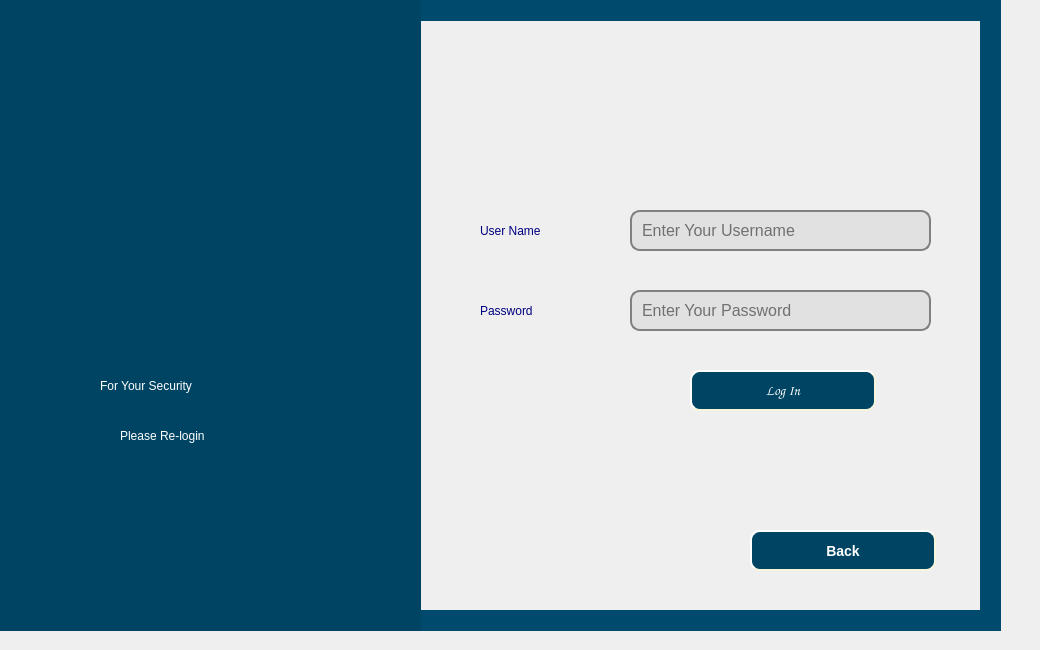
   <widget class="QWidget" name="transfer_money_relogin_page">
    <widget class="QLabel" name="label_159">
     <property name="geometry">
      <rect>
       <x>-40</x>
       <y>0</y>
       <width>1031</width>
       <height>21</height>
      </rect>
     </property>
     <property name="styleSheet">
      <string notr="true">background-color: rgb(0, 74, 109);</string>
     </property>
     <property name="text">
      <string/>
     </property>
    </widget>
    <widget class="QLabel" name="label_160">
     <property name="geometry">
      <rect>
       <x>-40</x>
       <y>610</y>
       <width>1031</width>
       <height>21</height>
      </rect>
     </property>
     <property name="styleSheet">
      <string notr="true">background-color: rgb(0, 74, 109);</string>
     </property>
     <property name="text">
      <string/>
     </property>
    </widget>
    <widget class="QLabel" name="label_161">
     <property name="geometry">
      <rect>
       <x>980</x>
       <y>-10</y>
       <width>21</width>
       <height>641</height>
      </rect>
     </property>
     <property name="styleSheet">
      <string notr="true">background-color: rgb(0, 74, 109);</string>
     </property>
     <property name="text">
      <string/>
     </property>
    </widget>
    <widget class="QLabel" name="label_179">
     <property name="geometry">
      <rect>
       <x>0</x>
       <y>-10</y>
       <width>421</width>
       <height>641</height>
      </rect>
     </property>
     <property name="styleSheet">
      <string notr="true">background-color: rgb(0, 68, 99);</string>
     </property>
     <property name="text">
      <string/>
     </property>
    </widget>
    <widget class="QLineEdit" name="transfer_username_input_security">
     <property name="geometry">
      <rect>
       <x>630</x>
       <y>210</y>
       <width>301</width>
       <height>41</height>
      </rect>
     </property>
     <property name="styleSheet">
      <string notr="true">QLineEdit{ 
                                        background-color:rgb(225, 225, 225);
                                        border: 2px solid gray;
                                        border-radius: 10px;
                                        padding: 0 8px;
                                        font-size: 16px;}</string>
     </property>
     <property name="placeholderText">
      <string>Enter Your Username</string>
     </property>
    </widget>
    <widget class="QLineEdit" name="transfer_password_input_security">
     <property name="geometry">
      <rect>
       <x>630</x>
       <y>290</y>
       <width>301</width>
       <height>41</height>
      </rect>
     </property>
     <property name="styleSheet">
      <string notr="true">QLineEdit{ 
                                        background-color:rgb(225, 225, 225);
                                        border: 2px solid gray;
                                        border-radius: 10px;
                                        padding: 0 8px;
                                        font-size: 16px;}</string>
     </property>
     <property name="echoMode">
      <enum>QLineEdit::Password</enum>
     </property>
     <property name="placeholderText">
      <string>Enter Your Password</string>
     </property>
    </widget>
    <widget class="QLabel" name="user_name_label_7">
     <property name="geometry">
      <rect>
       <x>480</x>
       <y>210</y>
       <width>131</width>
       <height>41</height>
      </rect>
     </property>
     <property name="styleSheet">
      <string notr="true">font: 75 14pt &quot;Times New Roman&quot;;
color: rgb(0, 0, 127);</string>
     </property>
     <property name="text">
      <string>User Name</string>
     </property>
    </widget>
    <widget class="QLabel" name="user_name_label_8">
     <property name="geometry">
      <rect>
       <x>480</x>
       <y>290</y>
       <width>131</width>
       <height>41</height>
      </rect>
     </property>
     <property name="styleSheet">
      <string notr="true">font: 75 14pt &quot;Times New Roman&quot;;
color: rgb(0, 0, 127);</string>
     </property>
     <property name="text">
      <string>Password</string>
     </property>
    </widget>
    <widget class="QLabel" name="label_180">
     <property name="geometry">
      <rect>
       <x>100</x>
       <y>360</y>
       <width>251</width>
       <height>51</height>
      </rect>
     </property>
     <property name="styleSheet">
      <string notr="true">font: 75 16pt &quot;Comic Sans MS&quot;;
background-color: rgb(0, 68, 99);
color: rgb(255, 255, 255);</string>
     </property>
     <property name="text">
      <string>For Your Security</string>
     </property>
    </widget>
    <widget class="QLabel" name="label_181">
     <property name="geometry">
      <rect>
       <x>120</x>
       <y>410</y>
       <width>191</width>
       <height>51</height>
      </rect>
     </property>
     <property name="styleSheet">
      <string notr="true">font: 75 16pt &quot;Comic Sans MS&quot;;
background-color: rgb(0, 68, 99);
color: rgb(255, 255, 255);</string>
     </property>
     <property name="text">
      <string>Please Re-login</string>
     </property>
    </widget>
    <widget class="QPushButton" name="login_transfer_security_button">
     <property name="geometry">
      <rect>
       <x>690</x>
       <y>370</y>
       <width>186</width>
       <height>41</height>
      </rect>
     </property>
     <property name="font">
      <font>
       <family>Comic Sans MS</family>
       <pointsize>-1</pointsize>
       <weight>75</weight>
       <italic>false</italic>
       <bold>true</bold>
      </font>
     </property>
     <property name="styleSheet">
      <string notr="true">QPushButton {
      background-color: rgb(0,68,99);
      color:white;
      border-style: outset;
      border-width: 2px;
      border-radius: 10px;
      border-color: beige;
      font: bold 14px;
      min-width: 10em;
      padding: 6px;
  }
QPushButton:pressed {
    background-color: green;
}</string>
     </property>
     <property name="text">
      <string>Log In</string>
     </property>
    </widget>
    <widget class="QPushButton" name="backT_Relogin_to_cheakB_button">
     <property name="geometry">
      <rect>
       <x>750</x>
       <y>530</y>
       <width>186</width>
       <height>41</height>
      </rect>
     </property>
     <property name="styleSheet">
      <string notr="true">QPushButton {
      background-color: rgb(0,68,99);
      color:white;
      border-style: outset;
      border-width: 2px;
      border-radius: 10px;
      border-color: beige;
      font: bold 14px;
      min-width: 10em;
      padding: 6px;
  }
QPushButton:pressed {
    background-color: green;
}</string>
     </property>
     <property name="text">
      <string>Back</string>
     </property>
    </widget>
    <widget class="QLabel" name="label_75">
     <property name="geometry">
      <rect>
       <x>0</x>
       <y>0</y>
       <width>411</width>
       <height>301</height>
      </rect>
     </property>
     <property name="text">
      <string/>
     </property>
     <property name="pixmap">
      <pixmap resource="image.qrc">:/image/pic/logo.PNG</pixmap>
     </property>
     <property name="scaledContents">
      <bool>true</bool>
     </property>
    </widget>
   </widget>
